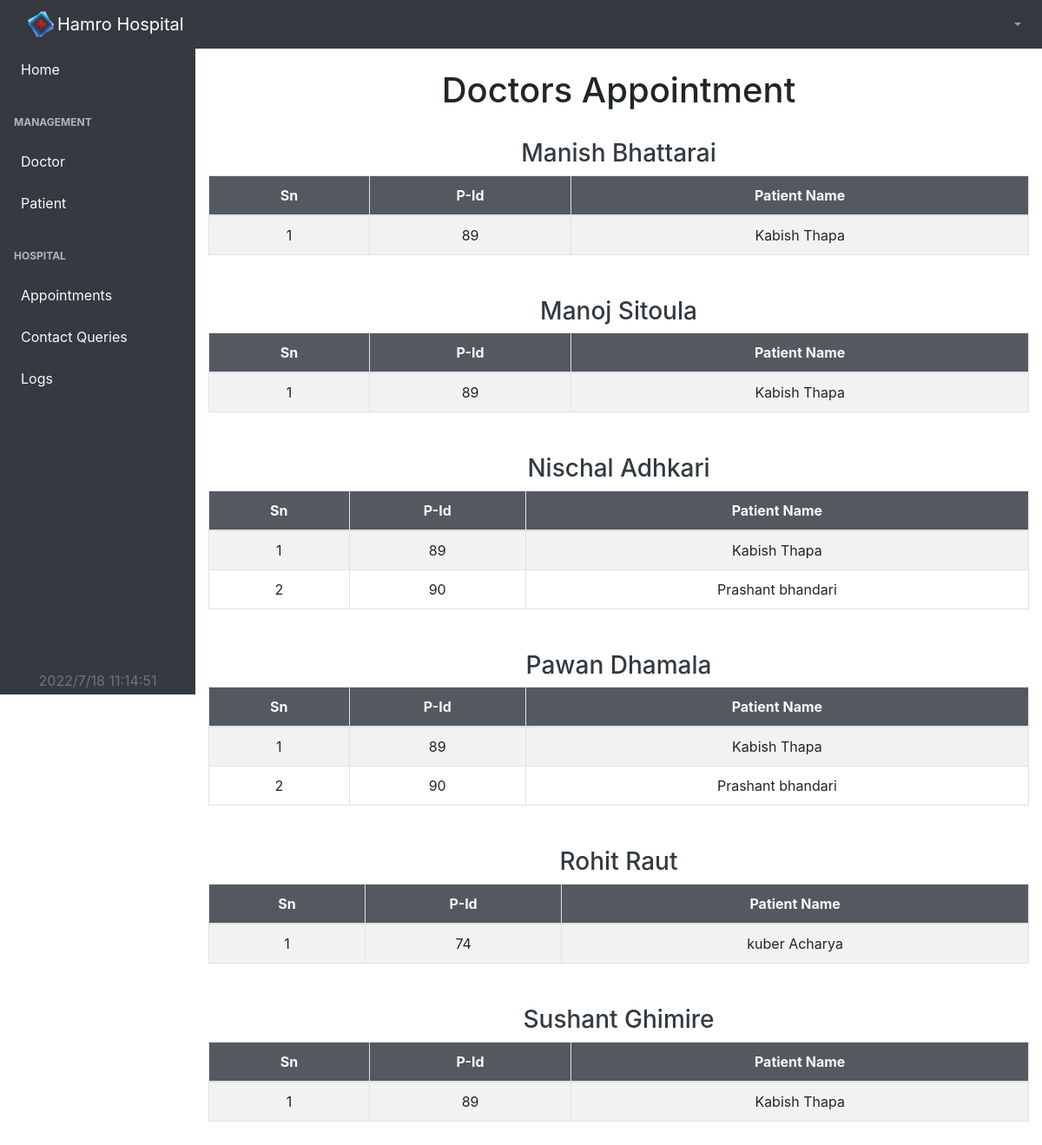
The app's page /admin/allAppointments (signed in) with its own data.
### tables this page shows
CREATE TABLE `doctor` (
  `did` int(11) NOT NULL,
  `dname` varchar(25) NOT NULL,
  `demail` varchar(35) NOT NULL,
  `dpassword` varchar(35) NOT NULL,
  `dphone` varchar(10) NOT NULL,
  `dspeciality` varchar(20) NOT NULL,
  `ddescription` varchar(1024) NOT NULL,
  `daddress` varchar(40) NOT NULL,
  `dimage` varchar(1024) NOT NULL,
  `dstatus` int(1) NOT NULL DEFAULT 1 COMMENT '0->Unavailable & 1->Available'
);

CREATE TABLE `appointment` (
  `app-ID` int(11) NOT NULL,
  `did` int(11) NOT NULL,
  `pid` int(11) NOT NULL,
  `problem` varchar(1024) NOT NULL,
  `report` varchar(300) DEFAULT NULL,
  `date` varchar(10) NOT NULL DEFAULT current_timestamp(),
  `status` int(1) NOT NULL DEFAULT 0 COMMENT '0->default\r\n1->checked\r\n2->cancelled'
);

CREATE TABLE `patient` (
  `pid` int(11) NOT NULL,
  `pname` varchar(25) NOT NULL,
  `pemail` varchar(35) NOT NULL,
  `ppassword` varchar(35) NOT NULL,
  `pphone` varchar(10) NOT NULL,
  `pgender` char(1) NOT NULL,
  `page` int(3) NOT NULL,
  `paddress` varchar(40) NOT NULL,
  `pimage` varchar(1024) NOT NULL
);

### controllers/AdminController.php (called while the page is built, shortened)
<?php
class AdminController
{
    private $AdminModelObj;
    function __construct()
    {
        require 'services/loader.php';
        include 'models/AdminModel.php';
        $this->AdminModelObj = new AdminModel();
    }
    public function allAppointments()
    {
        $docList = $this->AdminModelObj->getAvailableDoctorList();
        require 'views/Admin/appointments.php';
    }
}

### index.php (called while the page is built, shortened)
<?php
require "./views/shared/links.php";
if (empty($_GET["url"])) {
   $url = "Dashboard/Index";
} else {
   $url = $_GET["url"];
}
$url = explode('/', $url);
$method = $url[1];
$obj = new $controller();
$obj->$method();

### services/config.php (called while the page is built)
<?php
  class Config{
  	  public static function getConnection(){
  	  	$conn=new mysqli("localhost","root","","pms");
  	  	return $conn;
  	  }
  }
?>

### models/AdminModel.php (called while the page is built, shortened)
<?php
class AdminModel
{
    private $conn;
    public function __construct()
    {
        require_once 'services/config.php';
        $this->conn = Config::getConnection();
    }
    public function getAvailableDoctorList()
    {
        $sql = "SELECT * FROM doctor WHERE dstatus='1' ORDER BY dname ASC";
        $result = $this->conn->query($sql);
        if ($result) {
            return $result;
        } else {
            return false;
        }
    }
    public function getDynamicAppointment($docId)
    {
        $sql = "SELECT * from patient,appointment WHERE appointment.pid = patient.pid AND status=0 AND did='$docId'";
        $result = $this->conn->query($sql);
        if ($result) {
            return $result;
        } else {
            return false;
        }
    }
}

### views/Admin/appointments.php (the view, shortened to what this page needs)
<!DOCTYPE html>
<html lang="en">
<?php
require_once "views/shared/adminlink.php";
require_once 'views/Admin/shared/adminSideNav.php';
?>
<div id="layoutSidenav_content">
    <main>
        <div class="container-fluid">
            <h1 class="mt-4 text-center">Doctors Appointment</h1>
            <br>
        </div>
        <?php
        foreach ($docList as $list) {
        ?>
            <div class="container-fluid w-xl-75 mb-5">
                <div class="text-center h3"><span style="color: #343a40"><?php echo $list['dname'] ?></span></div>
                <table class="table table-bordered table-striped table-hover">
                    <thead style="background-color:#484e54ee;">
                        <tr>
                            <th scope="col" class="text-center text-light">Sn</th>
                            <th scope="col" class="text-center text-light">P-Id</th>
                            <th scope="col" class="text-center text-light">Patient Name</th>
                        </tr>
                    </thead>
                    <tbody>
                        <?php
                        $sn = 1;
                        $id = $list['did'];
                        $result = $this->AdminModelObj->getDynamicAppointment($id);
                        foreach ($result as $row) {
                        ?>
                            <tr>
                                <td class="text-center"><?php echo $sn; ?></td>
                                <td class="text-center"><?php echo $row['pid']; ?></td>
                                <td class="text-center"><?php echo $row['pname']; ?></td>
                            </tr>
                        <?php $sn++;
                        }
                        ?>
                    </tbody>
                </table>
            </div>
        <?php $sn++;
        }
        ?>
    </main>
</div>
</div>
</body>
</html>

### services/loader.php (style rules this page uses)
body { margin: 0; padding: 0; width: 100%; height: 100vh; background-color: #eee; }

### records on screen
doctor: dname "Manish Bhattarai"
appointment: pid "89", pid.pname "Kabish Thapa"
doctor: dname "Manoj Sitoula"
appointment: pid "89", pid.pname "Kabish Thapa"
doctor: dname "Nischal Adhkari"
appointment: pid "89", pid.pname "Kabish Thapa"
appointment: pid "90", pid.pname "Prashant bhandari"
doctor: dname "Pawan Dhamala"
appointment: pid "89", pid.pname "Kabish Thapa"
appointment: pid "90", pid.pname "Prashant bhandari"
doctor: dname "Rohit Raut"
appointment: pid "74", pid.pname "kuber Acharya"
doctor: dname "Sushant Ghimire"
appointment: pid "89", pid.pname "Kabish Thapa"
